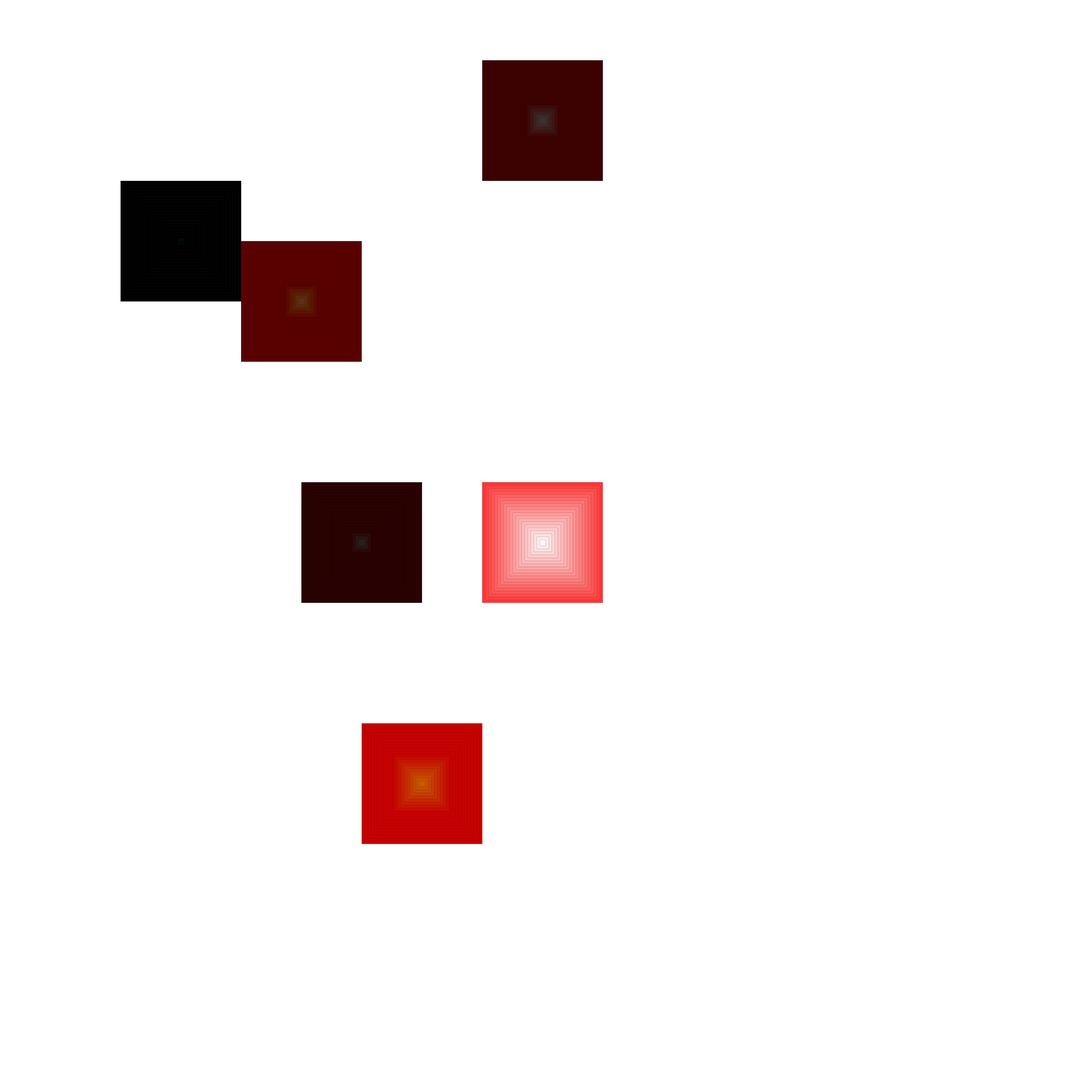
Frame 1 (no input)
Frame 60 (the mouse pressed at the canvas centre just before this capture): identical to frame 1, image omitted
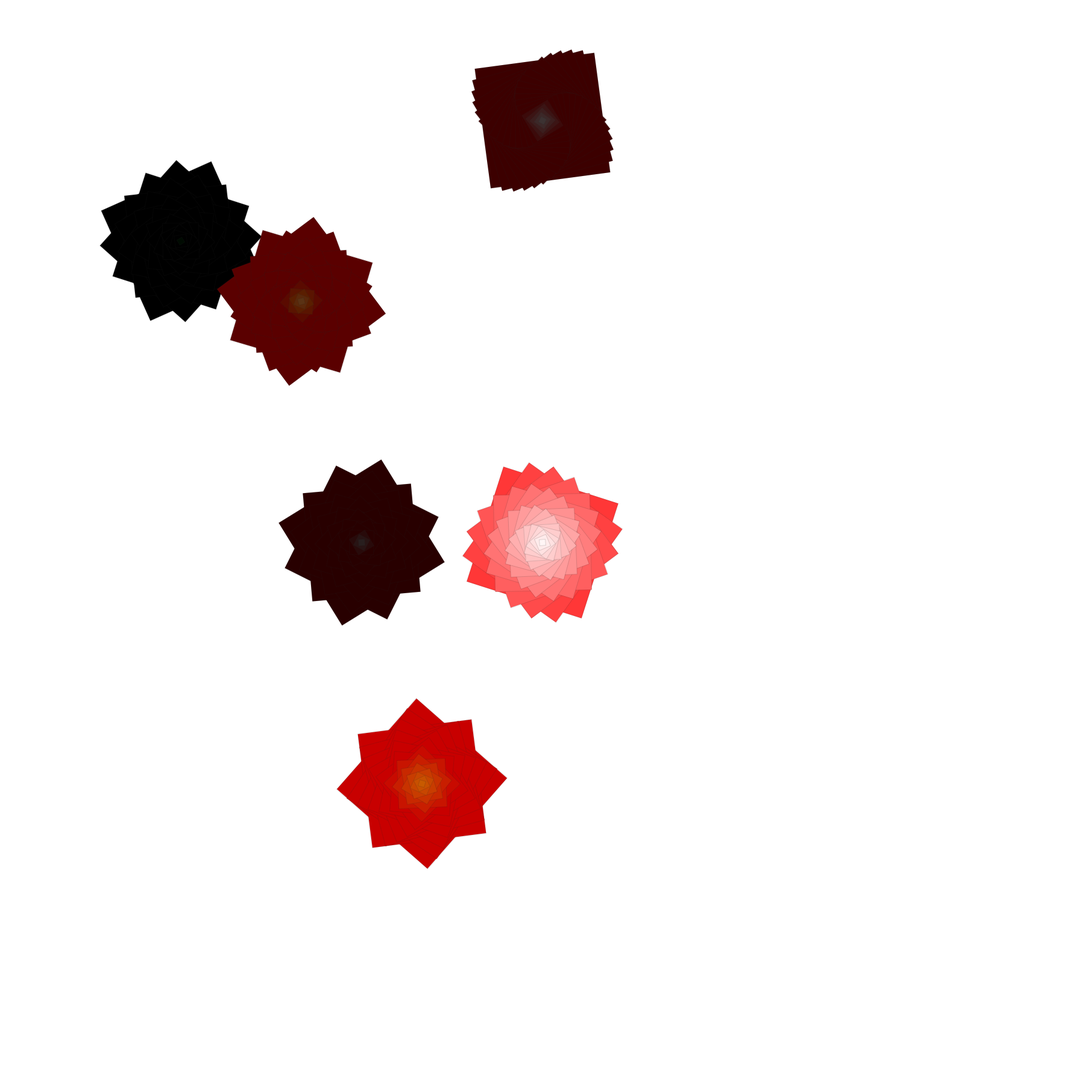
Frame 120 (the mouse held since frame 60 and released just before this capture)

The Processing sketch that drew these frames (run headless with seeded random() and noise(); from frame 60 on, the mouse is pressed at the canvas centre):

// Processing sketch: Square_Flowers
// ── Square_Flowers.pde
void setup() {
  size(1800, 1800);
  rectMode(CENTER);
  frameRate(300);
  stroke(30, 40);
  fill(255, 100, 50);
}

void draw () {
  println(frameRate);
  background(255);
  drawFlower(width/2,height/2,255,255,255,30);
  drawFlower(300,400,0,20,11,90);
  drawFlower(900,200,60,60,60,1);
  drawFlower(600,900,40,40,40,40);
  drawFlower(500,500,90,60,30,10);
  drawFlower(700,1300,200,100,0,100);
  
}

/* create your drawFlower method here
*  
*  The drawFlower method takes 6 parameters. It needs an (x,y) position.
*  It needs to get the r, g, b values for the flower and it needs
*  to know the rate of spin as a float.
*  
*  In your method
*      make the given x and y position the new origin
*      write a loop that starts at 200 and counts down to 0 by 10's.
*          call fill by reducing the g and b values by your loop counter ex. fill(r, g-counter, b-counter)
*          set your color for the rectangle you are going to draw
*          rotate the rectangle by the sum of mouseX and mouseY divided by your spin rate
*          draw your rectangle at the origin and the current size of your loop counter
*/
void drawFlower(int x, int y, int r, int g, int b, float spinRate)
{
  pushMatrix();
  
  
  translate(x,y);
  for(int i=200; i>0; i-=10)
  {
    fill(r,g-i,b-i);

    
    rotate((mouseX+mouseY)/spinRate);
    rect(0,0,i,i);
  }
  popMatrix();
}
